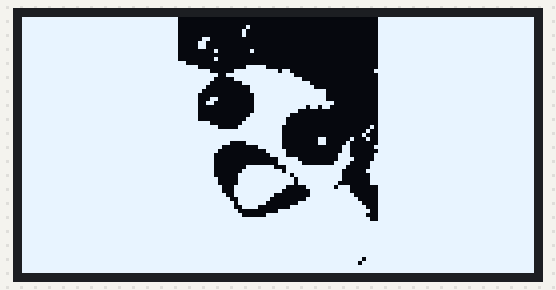
Bench run of a sketch on a simulated ESP32. Parts: 128×64 one-colour display. Random numbers use the default seed unless the sketch sets one.

Above: at 0.1 s.
At 5.4 s:
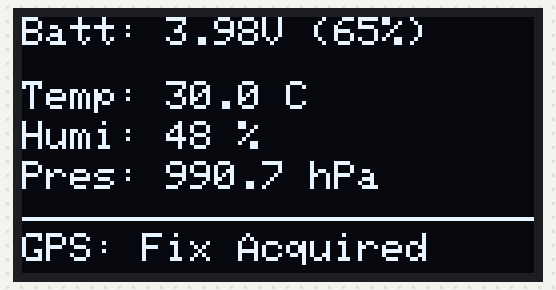
At 9.5 s:
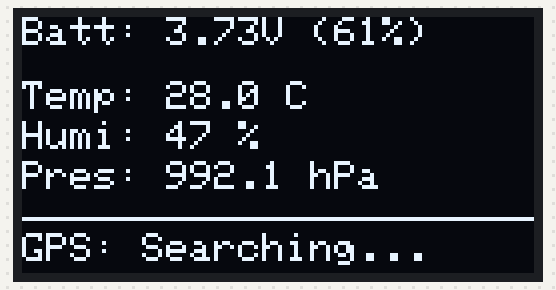
At 13.6 s:
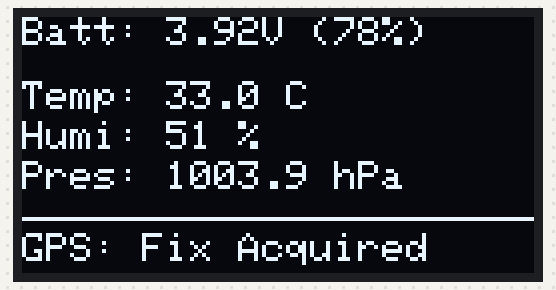
At 21.8 s:
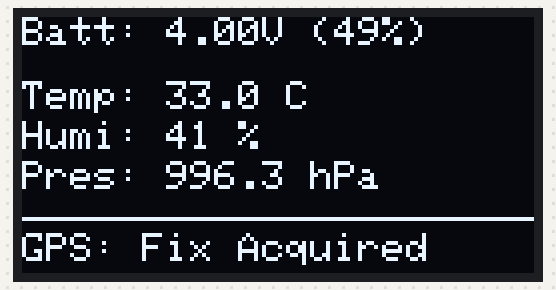
At 38.2 s:
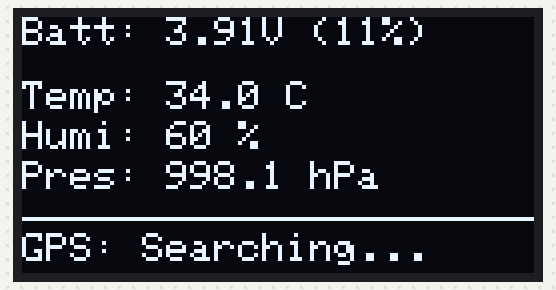

The sketch:

OLED.ino
```cpp
// TESTED
// Displays an image, a loading animation, then a live data dashboard.

#include <Wire.h>
#include <Adafruit_GFX.h>
#include <Adafruit_SSD1306.h>

// Screen dimensions
#define SCREEN_WIDTH 128
#define SCREEN_HEIGHT 64

// OLED display I2C address (try 0x3D if 0x3C doesn't work)
#define I2C_ADDRESS 0x3C

// OLED display reset pin (-1 since it shares the ESP32's reset pin)
#define OLED_RESET -1

// Create the display object
Adafruit_SSD1306 display(SCREEN_WIDTH, SCREEN_HEIGHT, &Wire, OLED_RESET);

// --- Static Bitmap Image (128x64) ---
const unsigned char epd_bitmap_Screenshot_2025_09_27_at_2[] PROGMEM = {
    0xff, 0xff, 0xff, 0xff, 0xfe, 0x00, 0x00, 0x00, 0x00, 0x00, 0x00, 0x7f, 0xff, 0xff, 0xff, 0xff,
    0xff, 0xff, 0xff, 0xff, 0xfe, 0x00, 0x00, 0x00, 0x00, 0x00, 0x00, 0x7f, 0xff, 0xff, 0xff, 0xff,
    0xff, 0xff, 0xff, 0xff, 0xfe, 0x00, 0x00, 0x80, 0x00, 0x00, 0x00, 0x7f, 0xff, 0xff, 0xff, 0xff,
    0xff, 0xff, 0xff, 0xff, 0xfe, 0x00, 0x01, 0x00, 0x00, 0x00, 0x00, 0x7f, 0xff, 0xff, 0xff, 0xff,
    0xff, 0xff, 0xff, 0xff, 0xfe, 0x00, 0x01, 0x00, 0x00, 0x00, 0x00, 0x7f, 0xff, 0xff, 0xff, 0xff,
    0xff, 0xff, 0xff, 0xff, 0xfe, 0x06, 0x00, 0x00, 0x00, 0x00, 0x00, 0x7f, 0xff, 0xff, 0xff, 0xff,
    0xff, 0xff, 0xff, 0xff, 0xfe, 0x0c, 0x00, 0x00, 0x00, 0x00, 0x00, 0x7f, 0xff, 0xff, 0xff, 0xff,
    0xff, 0xff, 0xff, 0xff, 0xfe, 0x0c, 0x00, 0x00, 0x00, 0x00, 0x00, 0x7f, 0xff, 0xff, 0xff, 0xff,
    0xff, 0xff, 0xff, 0xff, 0xfe, 0x00, 0x80, 0x40, 0x00, 0x00, 0x00, 0x7f, 0xff, 0xff, 0xff, 0xff,
    0xff, 0xff, 0xff, 0xff, 0xfe, 0x00, 0x00, 0x00, 0x00, 0x00, 0x00, 0x7f, 0xff, 0xff, 0xff, 0xff,
    0xff, 0xff, 0xff, 0xff, 0xfe, 0x00, 0x80, 0x00, 0x00, 0x00, 0x00, 0x7f, 0xff, 0xff, 0xff, 0xff,
    0xff, 0xff, 0xff, 0xff, 0xff, 0x80, 0x00, 0x00, 0x00, 0x00, 0x00, 0x7f, 0xff, 0xff, 0xff, 0xff,
    0xff, 0xff, 0xff, 0xff, 0xff, 0xf0, 0x00, 0xf8, 0x00, 0x00, 0x00, 0x7f, 0xff, 0xff, 0xff, 0xff,
    0xff, 0xff, 0xff, 0xff, 0xff, 0xfe, 0x07, 0xff, 0x60, 0x00, 0x00, 0xff, 0xff, 0xff, 0xff, 0xff,
    0xff, 0xff, 0xff, 0xff, 0xff, 0xff, 0x9f, 0xff, 0xf0, 0x00, 0x00, 0x7f, 0xff, 0xff, 0xff, 0xff,
    0xff, 0xff, 0xff, 0xff, 0xff, 0xff, 0x07, 0xff, 0xfc, 0x00, 0x00, 0x7f, 0xff, 0xff, 0xff, 0xff,
    0xff, 0xff, 0xff, 0xff, 0xff, 0xfe, 0x01, 0xff, 0xff, 0x00, 0x00, 0x7f, 0xff, 0xff, 0xff, 0xff,
    0xff, 0xff, 0xff, 0xff, 0xff, 0xfc, 0x00, 0x7f, 0xff, 0x80, 0x00, 0x7f, 0xff, 0xff, 0xff, 0xff,
    0xff, 0xff, 0xff, 0xff, 0xff, 0xf8, 0x00, 0x7f, 0xff, 0xf0, 0x00, 0x7f, 0xff, 0xff, 0xff, 0xff,
    0xff, 0xff, 0xff, 0xff, 0xff, 0xf0, 0x00, 0x3f, 0xff, 0xf0, 0x00, 0x7f, 0xff, 0xff, 0xff, 0xff,
    0xff, 0xff, 0xff, 0xff, 0xff, 0xf1, 0x80, 0x3f, 0xff, 0xf0, 0x00, 0x7f, 0xff, 0xff, 0xff, 0xff,
    0xff, 0xff, 0xff, 0xff, 0xff, 0xf3, 0x00, 0x3f, 0xff, 0xfc, 0x00, 0x7f, 0xff, 0xff, 0xff, 0xff,
    0xff, 0xff, 0xff, 0xff, 0xff, 0xf0, 0x00, 0x3f, 0xfe, 0xd8, 0x00, 0x7f, 0xff, 0xff, 0xff, 0xff,
    0xff, 0xff, 0xff, 0xff, 0xff, 0xf0, 0x00, 0x3f, 0xf8, 0x00, 0x00, 0x7f, 0xff, 0xff, 0xff, 0xff,
    0xff, 0xff, 0xff, 0xff, 0xff, 0xf0, 0x00, 0x7f, 0xe0, 0x00, 0x00, 0x7f, 0xff, 0xff, 0xff, 0xff,
    0xff, 0xff, 0xff, 0xff, 0xff, 0xf0, 0x00, 0xff, 0xc0, 0x00, 0x00, 0x7f, 0xff, 0xff, 0xff, 0xff,
    0xff, 0xff, 0xff, 0xff, 0xff, 0xfe, 0x01, 0xff, 0xc0, 0x00, 0x00, 0x7f, 0xff, 0xff, 0xff, 0xff,
    0xff, 0xff, 0xff, 0xff, 0xff, 0xff, 0x83, 0xff, 0x80, 0x00, 0x01, 0x7f, 0xff, 0xff, 0xff, 0xff,
    0xff, 0xff, 0xff, 0xff, 0xff, 0xff, 0xff, 0xff, 0x80, 0x00, 0x02, 0x7f, 0xff, 0xff, 0xff, 0xff,
    0xff, 0xff, 0xff, 0xff, 0xff, 0xff, 0xff, 0xff, 0x80, 0x00, 0x04, 0x7f, 0xff, 0xff, 0xff, 0xff,
    0xff, 0xff, 0xff, 0xff, 0xff, 0xff, 0xff, 0xff, 0x80, 0x30, 0x22, 0x7f, 0xff, 0xff, 0xff, 0xff,
    0xff, 0xff, 0xff, 0xff, 0xff, 0xff, 0xf0, 0xff, 0x80, 0x30, 0x40, 0x7f, 0xff, 0xff, 0xff, 0xff,
    0xff, 0xff, 0xff, 0xff, 0xff, 0xff, 0xc0, 0x1f, 0x80, 0x00, 0xc0, 0xff, 0xff, 0xff, 0xff, 0xff,
    0xff, 0xff, 0xff, 0xff, 0xff, 0xff, 0x80, 0x07, 0xc0, 0x00, 0xc0, 0x7f, 0xff, 0xff, 0xff, 0xff,
    0xff, 0xff, 0xff, 0xff, 0xff, 0xff, 0x00, 0x03, 0xc0, 0x01, 0xc0, 0xff, 0xff, 0xff, 0xff, 0xff,
    0xff, 0xff, 0xff, 0xff, 0xff, 0xff, 0x00, 0x00, 0xf8, 0x01, 0xe0, 0xff, 0xff, 0xff, 0xff, 0xff,
    0xff, 0xff, 0xff, 0xff, 0xff, 0xff, 0x00, 0x00, 0xfc, 0x03, 0xc1, 0xff, 0xff, 0xff, 0xff, 0xff,
    0xff, 0xff, 0xff, 0xff, 0xff, 0xff, 0x00, 0xfe, 0x3f, 0xff, 0x81, 0xff, 0xff, 0xff, 0xff, 0xff,
    0xff, 0xff, 0xff, 0xff, 0xff, 0xff, 0x01, 0xff, 0xbf, 0xff, 0x03, 0xff, 0xff, 0xff, 0xff, 0xff,
    0xff, 0xff, 0xff, 0xff, 0xff, 0xff, 0x03, 0xff, 0xef, 0xff, 0x01, 0xff, 0xff, 0xff, 0xff, 0xff,
    0xff, 0xff, 0xff, 0xff, 0xff, 0xff, 0x83, 0xff, 0xf7, 0xff, 0x01, 0xff, 0xff, 0xff, 0xff, 0xff,
    0xff, 0xff, 0xff, 0xff, 0xff, 0xff, 0x83, 0xff, 0xf7, 0xfe, 0x01, 0xff, 0xff, 0xff, 0xff, 0xff,
    0xff, 0xff, 0xff, 0xff, 0xff, 0xff, 0xc7, 0xff, 0xc1, 0xfd, 0xc0, 0x7f, 0xff, 0xff, 0xff, 0xff,
    0xff, 0xff, 0xff, 0xff, 0xff, 0xff, 0xc7, 0xff, 0x80, 0xff, 0xc0, 0x7f, 0xff, 0xff, 0xff, 0xff,
    0xff, 0xff, 0xff, 0xff, 0xff, 0xff, 0xe7, 0xfe, 0x00, 0xff, 0xe0, 0x7f, 0xff, 0xff, 0xff, 0xff,
    0xff, 0xff, 0xff, 0xff, 0xff, 0xff, 0xf3, 0xfc, 0x01, 0xff, 0xf0, 0x7f, 0xff, 0xff, 0xff, 0xff,
    0xff, 0xff, 0xff, 0xff, 0xff, 0xff, 0xfb, 0xf8, 0x07, 0xff, 0xf8, 0x7f, 0xff, 0xff, 0xff, 0xff,
    0xff, 0xff, 0xff, 0xff, 0xff, 0xff, 0xf9, 0xe0, 0x1f, 0xff, 0xfc, 0x7f, 0xff, 0xff, 0xff, 0xff,
    0xff, 0xff, 0xff, 0xff, 0xff, 0xff, 0xfc, 0x00, 0xff, 0xff, 0xfe, 0x7f, 0xff, 0xff, 0xff, 0xff,
    0xff, 0xff, 0xff, 0xff, 0xff, 0xff, 0xfe, 0x07, 0xff, 0xff, 0xfc, 0x7f, 0xff, 0xff, 0xff, 0xff,
    0xff, 0xff, 0xff, 0xff, 0xff, 0xff, 0xff, 0xff, 0xff, 0xff, 0xfe, 0x7f, 0xff, 0xff, 0xff, 0xff,
    0xff, 0xff, 0xff, 0xff, 0xff, 0xff, 0xff, 0xff, 0xff, 0xff, 0xff, 0xff, 0xff, 0xff, 0xff, 0xff,
    0xff, 0xff, 0xff, 0xff, 0xff, 0xff, 0xff, 0xff, 0xff, 0xff, 0xff, 0xff, 0xff, 0xff, 0xff, 0xff,
    0xff, 0xff, 0xff, 0xff, 0xff, 0xff, 0xff, 0xff, 0xff, 0xff, 0xff, 0xff, 0xff, 0xff, 0xff, 0xff,
    0xff, 0xff, 0xff, 0xff, 0xff, 0xff, 0xff, 0xff, 0xff, 0xff, 0xff, 0xff, 0xff, 0xff, 0xff, 0xff,
    0xff, 0xff, 0xff, 0xff, 0xff, 0xff, 0xff, 0xff, 0xff, 0xff, 0xff, 0xff, 0xff, 0xff, 0xff, 0xff,
    0xff, 0xff, 0xff, 0xff, 0xff, 0xff, 0xff, 0xff, 0xff, 0xff, 0xff, 0xff, 0xff, 0xff, 0xff, 0xff,
    0xff, 0xff, 0xff, 0xff, 0xff, 0xff, 0xff, 0xff, 0xff, 0xff, 0xff, 0xff, 0xff, 0xff, 0xff, 0xff,
    0xff, 0xff, 0xff, 0xff, 0xff, 0xff, 0xff, 0xff, 0xff, 0xff, 0xff, 0xff, 0xff, 0xff, 0xff, 0xff,
    0xff, 0xff, 0xff, 0xff, 0xff, 0xff, 0xff, 0xff, 0xff, 0xff, 0xff, 0xff, 0xff, 0xff, 0xff, 0xff,
    0xff, 0xff, 0xff, 0xff, 0xff, 0xff, 0xff, 0xff, 0xff, 0xff, 0xfb, 0xff, 0xff, 0xff, 0xff, 0xff,
    0xff, 0xff, 0xff, 0xff, 0xff, 0xff, 0xff, 0xff, 0xff, 0xff, 0xf7, 0xff, 0xff, 0xff, 0xff, 0xff,
    0xff, 0xff, 0xff, 0xff, 0xff, 0xff, 0xff, 0xff, 0xff, 0xff, 0xff, 0xff, 0xff, 0xff, 0xff, 0xff,
    0xff, 0xff, 0xff, 0xff, 0xff, 0xff, 0xff, 0xff, 0xff, 0xff, 0xff, 0xff, 0xff, 0xff, 0xff, 0xff};

// --- Function to display the loading animation ---
void displayLoadingScreen() {
  int centerX = SCREEN_WIDTH / 2;
  int centerY = 26;
  int radius = 18;
  int dotRadius = 3;

  for (int j = 0; j < 2; j++) { // Loop for two rotations
    for (int i = 0; i <= 360; i += 15) {
      float angle = radians(i);
      int dotX = centerX + radius * cos(angle);
      int dotY = centerY + radius * sin(angle);

      display.clearDisplay();

      // Draw the static text "VA"
      display.setTextSize(2);
      display.setTextColor(SSD1306_WHITE);
      display.setCursor(centerX - 12, centerY + radius + 5);
      display.print("VA");

      // Draw the circle and moving dot
      display.drawCircle(centerX, centerY, radius, SSD1306_WHITE);
      display.fillCircle(dotX, dotY, dotRadius, SSD1306_WHITE);

      display.display();
      delay(10);
    }
  }
}

void setup() {
  Serial.begin(115200);

  // Initialize the OLED display
  if (!display.begin(SSD1306_SWITCHCAPVCC, I2C_ADDRESS)) {
    Serial.println(F("SSD1306 allocation failed"));
    for (;;);
  }

  // --- Step 1: Show Static Image ---
  display.clearDisplay();
  display.drawBitmap(0, 0, epd_bitmap_Screenshot_2025_09_27_at_2, 128, 64, SSD1306_WHITE);
  display.display();
  delay(3000); // Display for 3 seconds

  // --- Step 2: Show Loading Animation ---
  displayLoadingScreen();
  delay(500); // Pause after animation
}

void loop() {
  // --- This is the Data Dashboard ---

  // Generate Random Data for Simulation
  float voltage = random(370, 421) / 100.0;
  int charge = random(0, 101);
  float pressure = random(99000, 101500) / 100.0;
  float humidity = random(40, 65);
  float temperature = random(28, 36);

  // Cycle through GPS statuses
  const char* gpsStatus;
  int cycle = (millis() / 3000) % 3;
  if (cycle == 0) {
    gpsStatus = "Searching...";
  } else if (cycle == 1) {
    gpsStatus = "Fix Acquired";
  } else {
    gpsStatus = "No Signal";
  }

  // Display Dashboard
  display.clearDisplay();
  display.setTextSize(1);
  display.setTextColor(SSD1306_WHITE);

  // Battery Info
  display.setCursor(0, 0);
  display.print("Batt: ");
  display.print(voltage, 2);
  display.print("V (");
  display.print(charge);
  display.print("%)");

  // Sensor Readings
  display.setCursor(0, 16);
  display.print("Temp: ");
  display.print(temperature, 1);
  display.print(" C");

  display.setCursor(0, 26);
  display.print("Humi: ");
  display.print(humidity, 0);
  display.print(" %");

  display.setCursor(0, 36);
  display.print("Pres: ");
  display.print(pressure, 1);
  display.print(" hPa");

  // GPS Status
  display.drawFastHLine(0, 50, 128, SSD1306_WHITE);
  display.setCursor(0, 54);
  display.print("GPS: ");
  display.print(gpsStatus);

  // Update the screen
  display.display();

  delay(1000); // Refresh every second
}
```

Measured:
- what the display in image 1 shows lasts 1.0 s, from 5.4 s to 6.4 s
